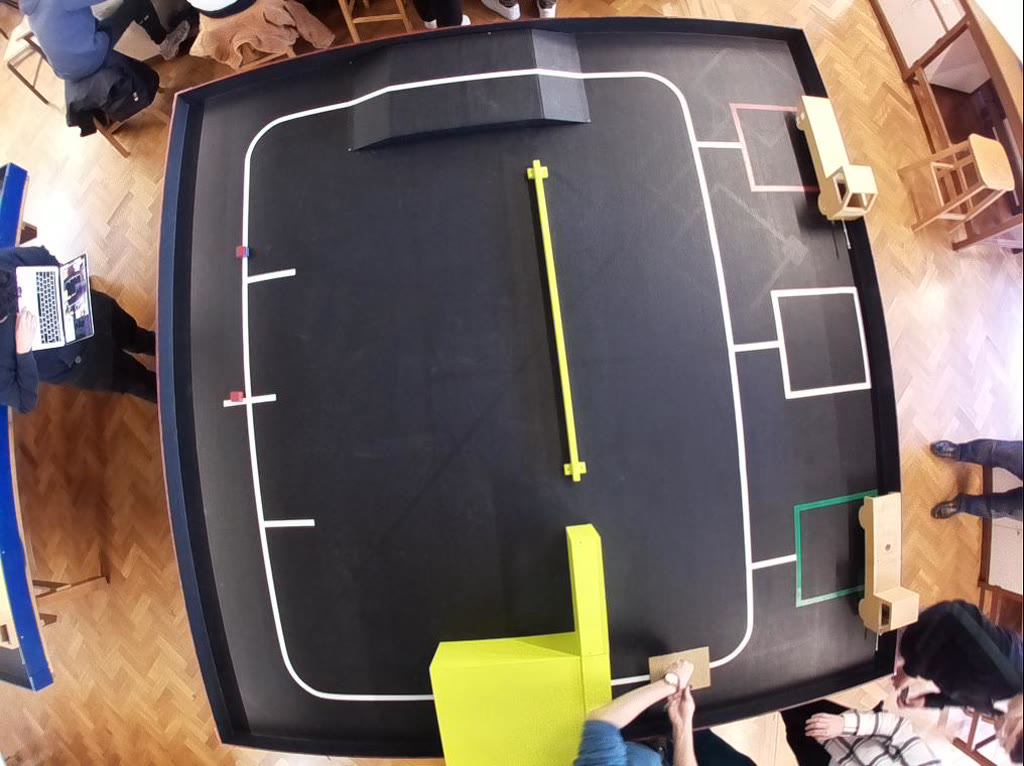
#> input picture CV/test_imgs/4.png, 1024 x 766 px
$ python testing.py
#> lines starting #> are read from the running program, lines starting #| are printed output that depends on the picture; after the words box and inside, x2 and y2 are one past the last pixel; in counts of white or black regions, pixels touching at a corner belong together
import cv2
import numpy as np

frame = cv2.imread("CV/test_imgs/4.png")
#> frame is the input picture: shape (766, 1024, 3); mean B, G, R 98.8, 104.8, 119.1

# Convert BGR to HSV
hsv = cv2.cvtColor(frame, cv2.COLOR_BGR2HSV)
#> hsv: shape (766, 1024, 3); mean H, S, V 95, 63, 124.8

# define range of blue color in HSV
lower_red = np.array([161, 155, 84]) - (np.array([1, 1, 1]) * 1)
upper_red = np.array([179, 255, 255])

# Threshold the HSV image to get only blue colors
mask = cv2.inRange(hsv, lower_red, upper_red)
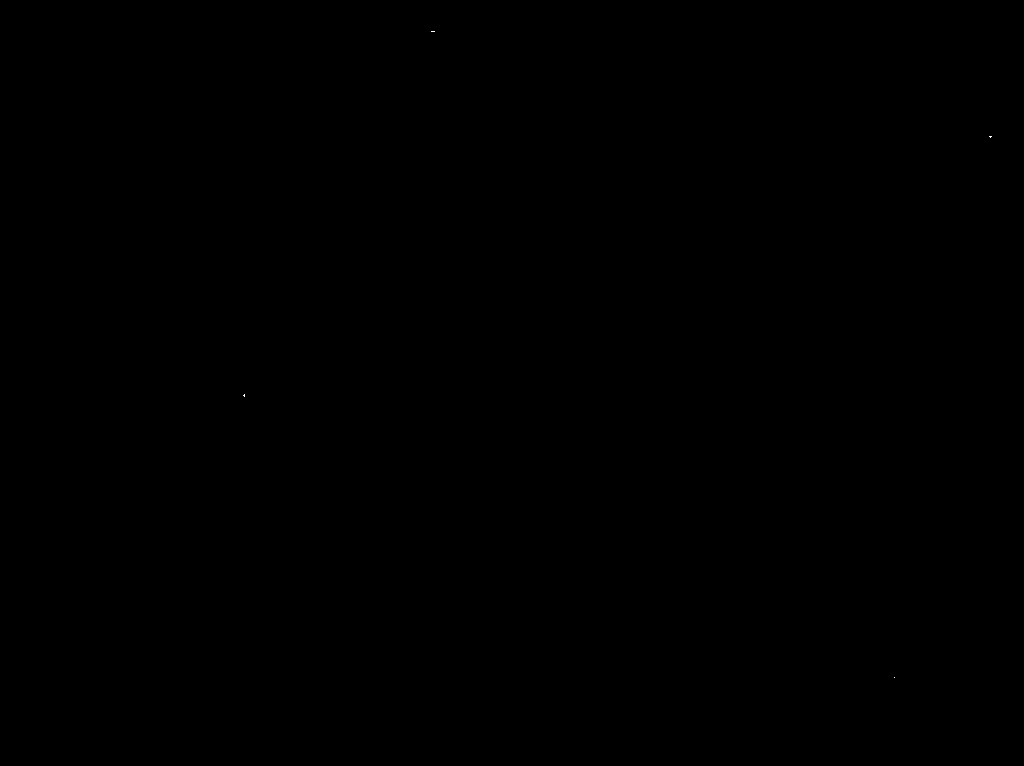
#> mask: shape (766, 1024); 0% white in thin lines or dots, all inside (x1, y1, x2, y2) = (243, 31, 992, 678)

# Bitwise-AND mask and original image
res = cv2.bitwise_and(frame, frame, mask=mask)

cv2.imshow('frame', frame)
cv2.imshow('mask', mask)
cv2.imshow('res', res)
cv2.waitKey(0)

cv2.destroyAllWindows()
